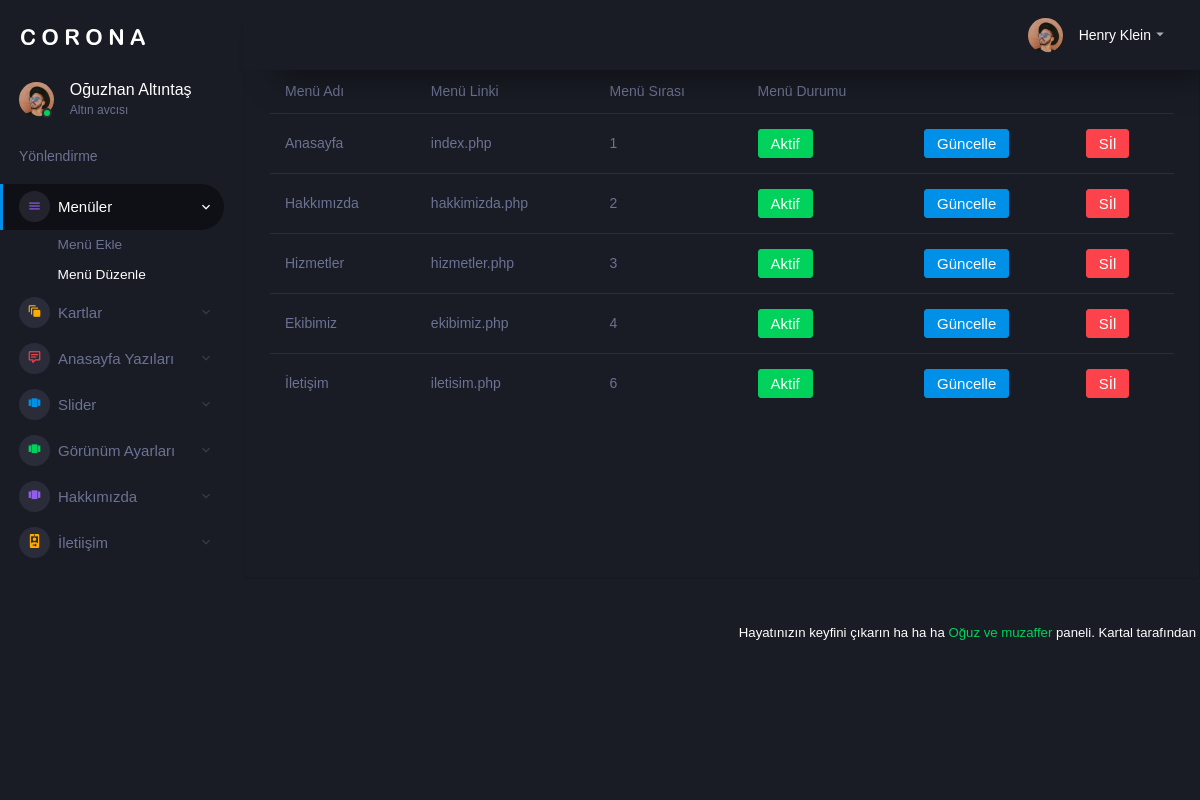
The page /adminPanel/menuliste.php?menuGuncelle=ok (signed in) on the database its author committed.
### tables this page shows
CREATE TABLE IF NOT EXISTS `menu` (
  `menu_id` int(11) NOT NULL AUTO_INCREMENT,
  `menu_ad` varchar(50) NOT NULL,
  `menu_link` varchar(300) NOT NULL,
  `menu_sira` int(11) NOT NULL,
  `menu_durum` tinyint(1) NOT NULL,
  PRIMARY KEY (`menu_id`)
);

### adminPanel/menuliste.php (the view, shortened to what this page needs)
<?php
include "panelheader.php";
include "../baglan.php";
?>
										 <div class="row">
              <div class="col-lg-12 grid-margin stretch-card">
                <div class="card">
                  <div class="card-body">
                    <h4 class="card-title">Menü Listesi</h4>
                    <div class="table-responsive">
                      <table class="table">
                        <thead>
                          <tr>
                            <th>Menü Adı</th>
                            <th>Menü Linki</th>
                            <th>Menü Sırası</th>
                            <th>Menü Durumu</th>
                            <th></th>
                            <th></th>
                          </tr>
                        </thead>
                         <tbody>
				<?php
				$sorgu = $conn->query("SELECT * FROM menu  ORDER BY menu_sira ");
				while ($cikti = $sorgu->fetch(PDO::FETCH_ASSOC)) { ?>
                          <tr>
                            <td><?php echo $cikti['menu_ad']; 	 ?></td>
                            <td><?php echo $cikti['menu_link']; 	 ?></td>
                            <td><?php echo $cikti['menu_sira']; 	 ?></td>
                            <?php if( $cikti['menu_durum']  == 1): ?>
                            <td>    <a style="text-decoration: none; color: white;" href="menuGuncelleİslem.php?id=<?php echo $cikti['menu_id'] ?> ">  <button   type="button" class="btn btn-success aw-zoom">Aktif</button></a>       </td>
                        <?php endif ?>
                         <td><a style="text-decoration: none; color: white;" href="menuguncelle.php?id=<?php echo $cikti['menu_id'] ?>">  <button   type="button" class="btn btn-primary aw-zoom">Güncelle</button></a></td>
     						<td><a style="text-decoration: none; color: white;" href="menusil.php?id=<?php echo $cikti['menu_id'] ?>">  <button   type="button" class="btn btn-danger aw-zoom">Sİl</button></a></td>
                          </tr>
                     <?php } ?>
                      </table>
                    </div>
                  </div>
                </div>
              </div>
<?php
include "panelfooter.php";
?>

### adminPanel/panelheader.php (shortened to what this page needs)
<!DOCTYPE html>
<html lang="tr">
  <head>
    <link rel="stylesheet" href="assets/vendors/mdi/css/materialdesignicons.min.css">
    <link rel="stylesheet" href="assets/vendors/css/vendor.bundle.base.css">
    <link rel="stylesheet" href="assets/vendors/jvectormap/jquery-jvectormap.css">
    <link rel="stylesheet" href="assets/vendors/flag-icon-css/css/flag-icon.min.css">
    <link rel="stylesheet" href="assets/vendors/owl-carousel-2/owl.carousel.min.css">
    <link rel="stylesheet" href="assets/vendors/owl-carousel-2/owl.theme.default.min.css">
    <link rel="stylesheet" href="assets/css/style.css">
    <link rel="stylesheet" href="@sweetalert2/themes/dark/dark.css">
      <link href="https://unpkg.com/aos@2.3.1/dist/aos.css" rel="stylesheet">
      <link rel="stylesheet" href="fonta/css/fontawesome.css" />
<link href="//cdn.jsdelivr.net/npm/@sweetalert2/theme-dark@4/dark.css" rel="stylesheet">
  </head>
  <body>
    <div class="container-scroller" >
      <nav class="sidebar sidebar-offcanvas" id="sidebar"  >
        <div class="sidebar-brand-wrapper d-none d-lg-flex align-items-center justify-content-center fixed-top">
          <a class="sidebar-brand brand-logo" href="index.html"><img src="assets/images/logo.svg" alt="logo" /></a>
        </div>
        <ul class="nav">
          <li class="nav-item profile">
            <div class="profile-desc">
              <div class="profile-pic">
                <div class="count-indicator">
                  <img class="img-xs rounded-circle " src="assets/images/faces/face15.jpg" alt="">
                  <span class="count bg-success"></span>
                </div>
                <div class="profile-name">
                  <h5 class="mb-0 font-weight-normal">Oğuzhan Altıntaş</h5>
                  <span>Altın avcısı</span>
                </div>
              </div>
            </div>
          </li>
          <li class="nav-item nav-category">
            <span class="nav-link">Yönlendirme</span>
          </li>
          <li class="nav-item menu-items">
            <a class="nav-link" data-toggle="collapse" href="#ui-basic" aria-expanded="false" aria-controls="ui-basic">
              <span class="menu-icon">
                <i class="mdi mdi-menu"></i>
              </span>
              <span class="menu-title">Menüler</span>
              <i class="menu-arrow"></i>
            </a>
            <div class="collapse" id="ui-basic">
              <ul class="nav flex-column sub-menu">
                <li class="nav-item"> <a class="nav-link" href="menuekle.php"   >Menü Ekle</a></li>
                <li class="nav-item"> <a class="nav-link" href="menuliste.php">Menü Düzenle</a></li>
              </ul>
            </div>
          </li>
             <li class="nav-item menu-items">
            <a class="nav-link" data-toggle="collapse" href="#kart" aria-expanded="false" aria-controls="ui-basic">
              <span class="menu-icon">
                <i class="mdi mdi-animation"></i>
              </span>
              <span class="menu-title">Kartlar</span>
              <i class="menu-arrow"></i>
            </a>
          </li>
           <li class="nav-item menu-items">
            <a class="nav-link" data-toggle="collapse" href="#anayazi" aria-expanded="false" aria-controls="ui-basic">
              <span class="menu-icon">
                <i class="mdi mdi-comment-text-outline"></i>
              </span>
              <span class="menu-title ">Anasayfa Yazıları</span>
              <i class="menu-arrow"></i>
            </a>
          </li>
           <li class="nav-item menu-items">
            <a class="nav-link" data-toggle="collapse" href="#slider" aria-expanded="false" aria-controls="ui-basic">
              <span class="menu-icon">
                <i class="mdi mdi-view-carousel"></i>
              </span>
              <span class="menu-title ">Slider</span>
              <i class="menu-arrow"></i>
            </a>
          </li>
          <li class="nav-item menu-items">
            <a class="nav-link" data-toggle="collapse" href="#renk" aria-expanded="false" aria-controls="ui-basic">
              <span class="menu-icon">
                <i class="mdi mdi-view-carousel"></i>
              </span>
              <span class="menu-title ">Görünüm Ayarları</span>
              <i class="menu-arrow"></i>
            </a>
          </li>
          <li class="nav-item menu-items">
            <a class="nav-link" data-toggle="collapse" href="#hakkımızda" aria-expanded="false" aria-controls="ui-basic">
              <span class="menu-icon">
                <i class="mdi mdi-view-carousel"></i>
              </span>
              <span class="menu-title ">Hakkımızda</span>
              <i class="menu-arrow"></i>
            </a>
          </li>
          <li class="nav-item menu-items">
            <a class="nav-link" data-toggle="collapse" href="#iletişim" aria-expanded="false" aria-controls="ui-basic">
              <span class="menu-icon">
                <i class="mdi mdi-camera-front-variant"></i>
              </span>
              <span class="menu-title ">İletiişim</span>
              <i class="menu-arrow"></i>
            </a>
          </li>
        </ul>
      </nav>
      <div class="container-fluid page-body-wrapper">
        <nav class="navbar p-0 fixed-top d-flex flex-row">
          <div class="navbar-menu-wrapper flex-grow d-flex align-items-stretch">
            <ul class="navbar-nav navbar-nav-right">
              <li class="nav-item dropdown">
                <a class="nav-link" id="profileDropdown" href="#" data-toggle="dropdown">
                  <div class="navbar-profile">
                    <img class="img-xs rounded-circle" src="assets/images/faces/face15.jpg" alt="">
                    <p class="mb-0 d-none d-sm-block navbar-profile-name">Henry Klein</p>
                    <i class="mdi mdi-menu-down d-none d-sm-block"></i>
                  </div>
                </a>
              </li>
            </ul>
          </div>
        </nav>

### adminPanel/panelfooter.php (shortened to what this page needs)
 <footer class="footer w-100"style="background-color:#191c24;" >
            <div class="d-sm-flex justify-content-center justify-content-sm-between">
              <span class="float-none float-sm-right d-block mt-1 mt-sm-0 text-center"> Hayatınızın keyfini çıkarın ha ha ha <a href="https://www.bootstrapdash.com/bootstrap-admin-template/" target="_blank">Oğuz ve muzaffer </a> paneli. Kartal tarafından</span>
            </div>
          </footer>
        </div>
      </div>
    </div>
  </body>
</html>

### rows shown on the page
menu: menu_ad "Anasayfa", menu_link "index.php", menu_sira "1"
menu: menu_ad "Hakkımızda", menu_link "hakkimizda.php", menu_sira "2"
menu: menu_ad "Hizmetler", menu_link "hizmetler.php", menu_sira "3"
menu: menu_ad "Ekibimiz", menu_link "ekibimiz.php", menu_sira "4"
menu: menu_ad "İletişim", menu_link "iletisim.php", menu_sira "6"
